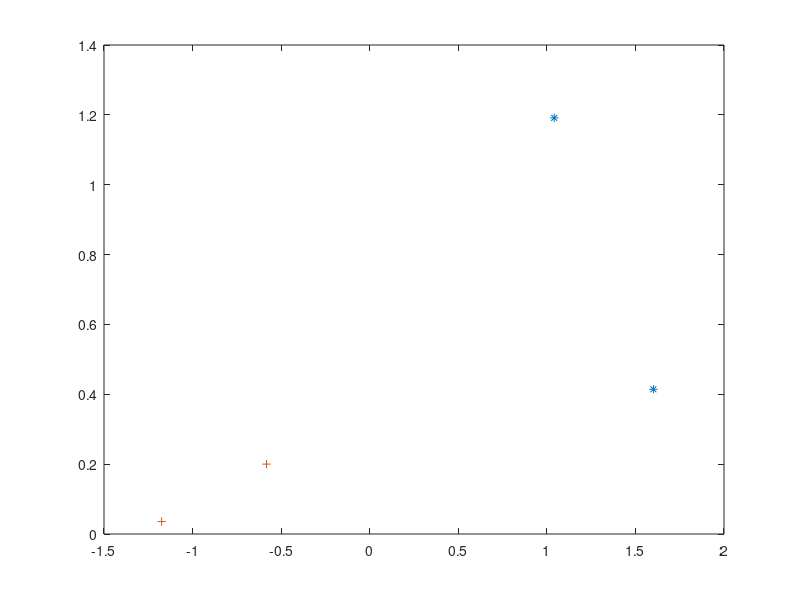

Reproduce this figure in MATLAB.
ndata = 2;


classA = zeros(2,ndata);
classB = zeros(2,ndata);

classA(1,:) = randn(1,ndata) .* 0.5 + 1.0;
classA(2,:) = randn(1,ndata) .* 0.5 + 0.5;
classB(1,:) = randn(1,ndata) .* 0.5 - 1.0;
classB(2,:) = randn(1,ndata) .* 0.5 + 0;

patterns = [classA, classB];
targets = [ones(1,ndata), ones(1,ndata).*-1];

permute = randperm(2*ndata);
patterns= patterns(:,permute);
targets = targets(:,permute);

plot(patterns(1,find(targets>0)), ...
    patterns(2,find(targets>0)), '*', ...
    patterns(1,find(targets<0)), ...
    patterns(2,find(targets<0)), '+')